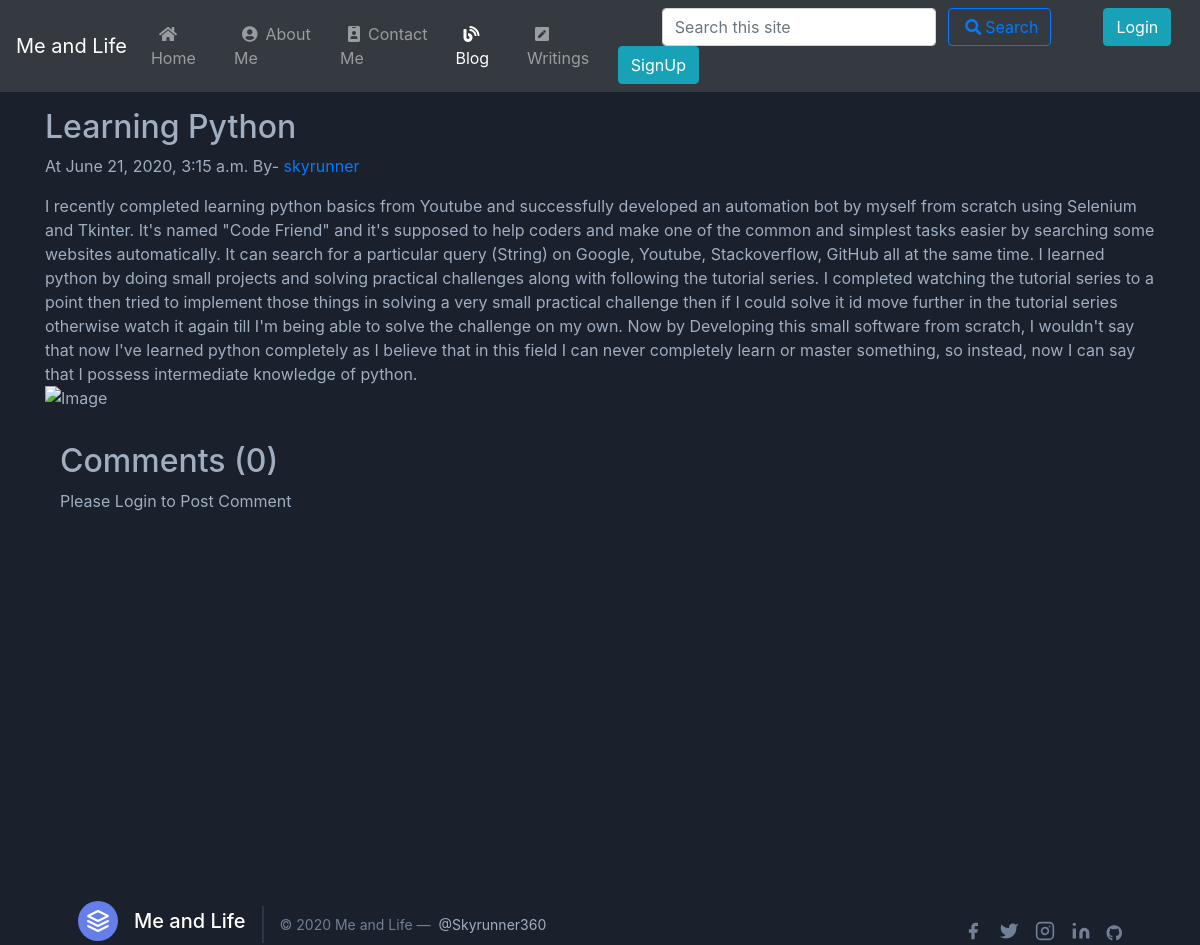
Before: /blog/learning-python with the older database file.
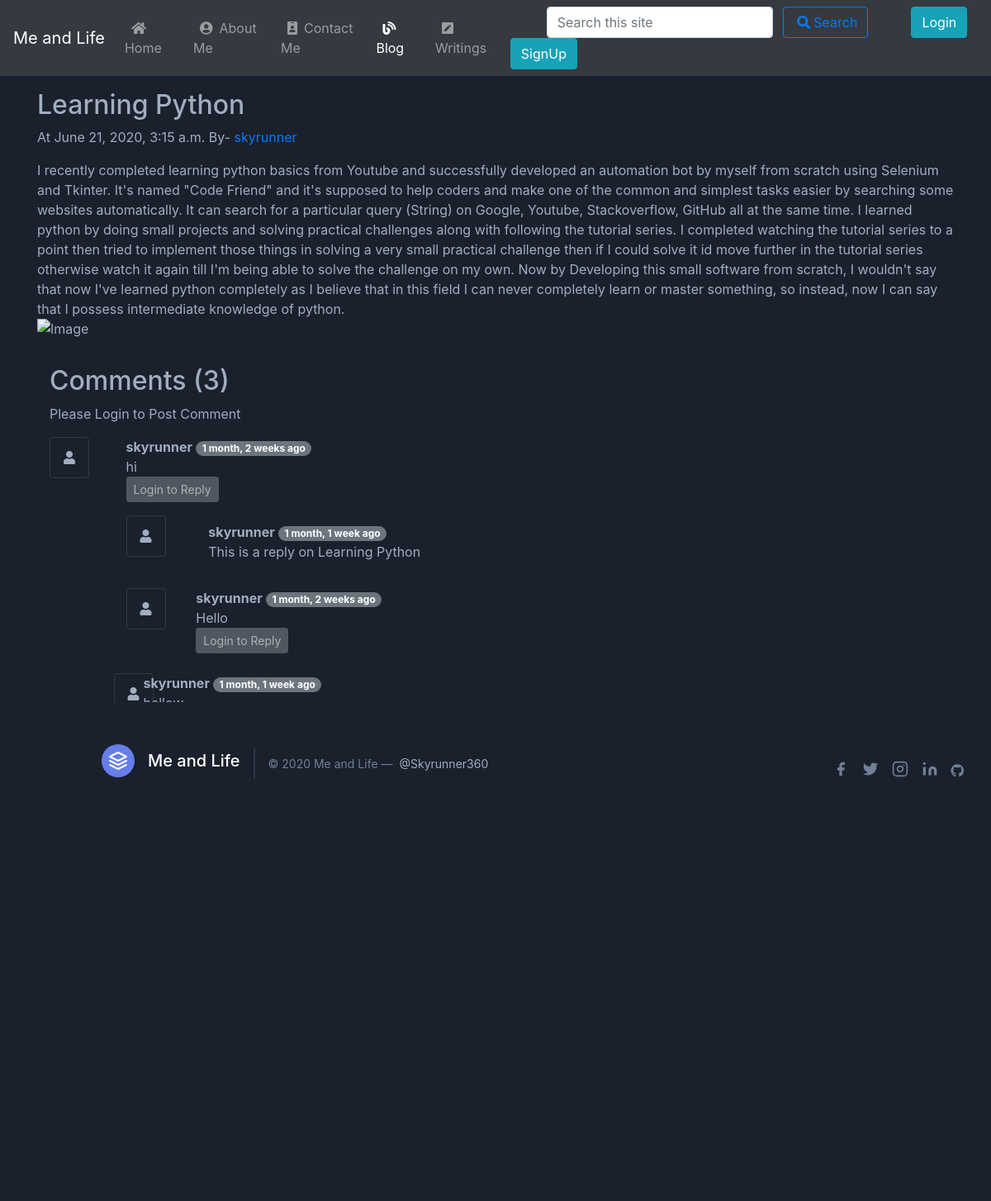
After: the same page with the newer database file.
### blog/models.py (models this page shows, shortened)
class BlogComment(models.Model):
    sno = models.AutoField(primary_key = True)
    comment = models.TextField()
    user = models.ForeignKey(User, on_delete=models.CASCADE)
    post = models.ForeignKey(Post, on_delete=models.CASCADE,null=True)
    tech = models.ForeignKey(Tech, on_delete=models.CASCADE,null=True)
    parent = models.ForeignKey('self', on_delete=models.CASCADE, null=True)
    timestamp = models.DateTimeField(default=now)

### blog/views.py (the view)
# urls.py: path('<str:slug>', views.blogPost, name="blogPost"),
def blogPost(request,slug):
    post = Post.objects.filter(slug=slug).first()
    tech = Tech.objects.filter(slug=slug).first()
    if post is None:
        tech.views = tech.views+1
        tech.save()
    else:
        post.views = post.views+1
        post.save()
    pcomments = BlogComment.objects.filter(post=post,parent=None)
    preplies = BlogComment.objects.filter(post=post).exclude(parent=None)
    preplyDict = {}
    for reply in preplies:
        if reply.parent.sno not in preplyDict.keys():
            preplyDict[reply.parent.sno] = [reply]
        else:
            preplyDict[reply.parent.sno].append(reply)
    tcomments = BlogComment.objects.filter(tech=tech,parent=None)
    treplies = BlogComment.objects.filter(tech=tech).exclude(parent=None)
    treplyDict = {}
    for reply in treplies:
        if reply.parent.sno not in treplyDict.keys():
            treplyDict[reply.parent.sno] = [reply]
        else:
            treplyDict[reply.parent.sno].append(reply)
    context = {'post': post,'tech': tech,'pcomments':pcomments,'tcomments':tcomments,'preplyDict':preplyDict,'treplyDict':treplyDict}
    return render(request,'blog/blogPost.html',context)

### writings/templatetags/extras.py (called while the page is built)
@register.filter(name='get_val')
def get_val(dict,key):
    return dict.get(key)

### templates/blog/blogPost.html (shortened to what the changed rows need)
{% extends 'base.html' %}
{% block body %}
{% load humanize %}
{% load extras %}
{% if post %}
<div class="text-gray-500 bg-gray-900 body-font pad">
<div class="blog-post container py-3">
<h2 class="blog-post-title" data-aos="fade-up"  data-aos-duration="3000">{{post.title}}</h2>
<p class="blog-post-meta">At {{post.timeStamp}} By- <a href="/about">{{post.author}}</a></p>
<div class="text-gray-500" data-aos="fade-down"  data-aos-duration="3000">{{post.content|wordwrap:100|safe}}</div>
 <div class="flex flex-wrap md:-m-2 -m-1">
      <div class="flex flex-wrap w-1/2">
        {% if post.img %}
        <div class="md:p-2 p-1 w-1/2">
          <img alt="gallery" data-aos="flip-left"  data-aos-duration="3000" class="w-full object-cover h-full object-center block" src="{{post.img.url}}">
        </div>{% endif %}
        {% if post.img2 %}
        <div class="md:p-2 p-1 w-1/2">
          <img alt="gallery" data-aos="flip-right"  data-aos-duration="3000" class="w-full object-cover h-full object-center block" src="{{post.img2.url}}">
        </div>{% endif %}
        {% if post.img3 %}
        <div class="md:p-2 p-1 w-full">
          <img alt="gallery" data-aos="flip-left"  data-aos-duration="3000" class="w-afull h-afull object-cover object-center block" src="{{post.img3.url}}">
        </div>{% endif %}
      </div>
      {% if post.img4 %}
      <div class="flex flex-wrap w-1/2">
        <div class="md:p-2 p-1 w-full">
          <img alt="gallery" data-aos="flip-right"  data-aos-duration="3000" class="w-full h-full object-cover object-center block" src="{{post.img4.url}}">
        </div>{% endif %}
        {% if post.img5 %}
        <div class="md:p-2 p-1 w-1/2">
          <img alt="gallery" data-aos="flip-left"  data-aos-duration="3000" class="w-full object-cover h-full object-center block" src="{{post.img5.url}}">
        </div>{% endif %}
        {% if post.img6 %}
        <div class="md:p-2 p-1 w-1/2">
          <img alt="gallery" data-aos="flip-right"  data-aos-duration="3000" class="w-full object-cover h-full object-center block" src="{{post.img6.url}}">
        </div>{% endif %}
      </div>
    </div>
    <div class="container">
    <div class="fb-like my-2 text-gray-500 bg-gray-900 body-font" data-href="http://skyrunner360.pythonanywhere.com" data-width="" data-layout="standard" data-action="like" data-size="small" data-share="true"></div><br>
    <h2>Comments ({{pcomments.count}})</h2>
    {% if user.is_authenticated %}
    <form action="/blog/postComment" method="post">{% csrf_token %}
  <div class="form-group">
    <label for="exampleInputEmail1">Post Comment</label>
    <input type="text" class="form-control" name="comment" placeholder ="Add a Comment">
  </div>
  <div class="form-group form-check">
    <input type="hidden" name="postSno" value="{{post.sno}}">
    <input type="hidden" name="parentSno" value="">
  </div>
  <button type="submit" class="btn btn-secondary" value="submit">Comment</button>
</form>
    {% else %}
    <p>Please Login to Post Comment</p>
    {% endif %}
{% for comment in pcomments %}
    <div class="row my-3">
    <div class="col-md-1"> <i class="fas fa-user rounded border border-dark p-3"></i></div>
    <div class="col-md-11">
    <b>{{comment.user.username}}</b> <span class="badge badge-pill badge-secondary">{{comment.timestamp|naturaltime}}</span>
    <div>{{comment.comment}}</div>
    {% comment %} Reply Section {% endcomment %}
    <div class="reply mx-0">
    {% if user.is_authenticated %}
  <button class="btn btn-sm btn-secondary" type="button" data-toggle="collapse" data-target="#replybox{{comment.sno}}" aria-expanded="false" aria-controls="replybox{{comment.sno}}">
    Reply
  </button>
<div class="collapse" id="replybox{{comment.sno}}">
  <div class="card card-body my-2 bg-secondary">
    <form action="/blog/postComment" method="post">{% csrf_token %}
  <div class="form-group">
    <label for="comment">Post A Reply</label>
    <input type="text" class="form-control" name="comment" placeholder ="Add a reply...">
    <input type="hidden" name="parentSno" value="{{comment.sno}}">
  </div>
  <div class="form-group form-check">
    <input type="hidden" name="postSno" value="{{post.sno}}">
  </div>
  <button type="submit" class="btn btn-sm btn-primary" value="submit">Reply</button>
</form>
  </div>
    </div>
    {% else %}
<button class="btn btn-sm btn-secondary disabled" type="button" data-toggle="collapse" data-target="#replybox{{comment.sno}}" aria-expanded="false" aria-controls="replybox{{comment.sno}}">
   Login to Reply
  </button>
    {% endif %}
    <div class="replies my-2">
{% for reply in preplyDict|get_val:comment.sno %}
<div class="row my-2">
<div class="col-md-1">
<i class="fas fa-user rounded border border-dark p-3 my-2"></i>
</div>
<div class="col-md-11 my-3">
<div class="col-md-11">
    <b>{{reply.user.username}}</b> <span class="badge badge-pill badge-secondary">{{reply.timestamp|naturaltime}}</span>
    <div>{{reply.comment}}</div>
</div>
</div>
{% endfor %}
</div>
    </div>
    </div>
{% endfor %}
</div>
</div>
{% else %}
<div class="text-gray-500 bg-gray-900 body-font pad">
<div class="blog-post container py-3">
<h2 class="blog-post-title" data-aos="fade-up"  data-aos-duration="3000">{{tech.title}}</h2>
<p class="blog-post-meta">At {{tech.timeStamp}} By- <a href="/about">{{tech.author}}</a></p>
<div class="text-gray-500" data-aos="fade-down"  data-aos-duration="3000">{{tech.content|wordwrap:100|safe}}</div>
{% if tech.img %}
<img data-aos="flip-left"  data-aos-duration="3000" src="{{tech.img.url}}" alt="Image">
{% else %}
<img data-aos="flip-left"  data-aos-duration="3000" src="https://source.unsplash.com/720x600/?computer,programming" alt="Image">
{% endif %}
<div class="container">
    <div class="fb-like my-2 text-gray-500 bg-gray-900 body-font" data-href="http://skyrunner360.pythonanywhere.com" data-width="" data-layout="standard" data-action="like" data-size="small" data-share="true"></div><br>
    <h2>Comments ({{tcomments.count}})</h2>
    {% if user.is_authenticated %}
    <form action="/blog/postComment" method="post">{% csrf_token %}
  <div class="form-group">
    <label for="exampleInputEmail1">Post Comment</label>
    <input type="text" class="form-control" name="comment" placeholder ="Add a Comment">
  </div>
  <div class="form-group form-check">
    <input type="hidden" name="techSno" value="{{tech.sno}}">
    <input type="hidden" name="parentSno" value="">
  </div>
  <button type="submit" class="btn btn-secondary" value="submit">Comment</button>
</form>
    {% else %}
    <p>Please Login to Post Comment</p>
    {% endif %}
{% for comment in tcomments %}
    <div class="row my-3">
    <div class="col-md-1"> <i class="fas fa-user rounded border border-dark p-3"></i></div>
    <div class="col-md-11">
    <b>{{comment.user.username}}</b> <span class="badge badge-pill badge-secondary">{{comment.timestamp | naturaltime}}</span>
    <div>{{comment.comment}}</div>
    <div class="reply mx-0">
    {% if user.is_authenticated %}
  <button class="btn btn-sm btn-secondary" type="button" data-toggle="collapse" data-target="#replybox{{comment.sno}}" aria-expanded="false" aria-controls="replybox{{comment.sno}}">
    Reply
  </button>
<div class="collapse" id="replybox{{comment.sno}}">
  <div class="card card-body my-2 bg-secondary">
    <form action="/blog/postComment" method="post">{% csrf_token %}
  <div class="form-group">
    <label for="comment">Post A Reply</label>
    <input type="text" class="form-control" name="comment" placeholder ="Add a reply...">
    <input type="hidden" name="parentSno" value="{{comment.sno}}">
  </div>
  <div class="form-group form-check">
    <input type="hidden" name="techSno" value="{{tech.sno}}">
  </div>
  <button type="submit" class="btn btn-sm btn-primary" value="submit">Reply</button>
</form>
  </div>
    </div>
    {% else %}
<button class="btn btn-sm btn-secondary disabled" type="button" data-toggle="collapse" data-target="#replybox{{comment.sno}}" aria-expanded="false" aria-controls="replybox{{comment.sno}}">
   Login to Reply
  </button>
    {% endif %}
    <div class="replies my-2">
{% for reply in treplyDict|get_val:comment.sno %}
<div class="row my-2">
<div class="col-md-1">
<i class="fas fa-user rounded border border-dark p-3 my-2"></i>
</div>
<div class="col-md-11 my-3">
<div class="col-md-11">
    <b>{{reply.user.username}}</b> <span class="badge badge-pill badge-secondary">{{reply.timestamp|naturaltime}}</span>
    <div>{{reply.comment}}</div>
</div>
</div>
{% endfor %}
</div>
    </div>
    </div>
{% endfor %}
</div>
</div>
</div>
{% endif %}
{% endblock body %}

Changed rows visible on the page:
added BlogComment: user.username "skyrunner", timestamp "1 month, 2 weeks ago", comment "hi", shown under "Comments (3)"
added BlogComment: user.username "skyrunner", timestamp "1 month, 1 week ago", comment "This is a reply on Learning Python"
added BlogComment: user.username "skyrunner", timestamp "1 month, 2 weeks ago", comment "Hello", shown under "Comments (3)"
added BlogComment: user.username "skyrunner", timestamp "1 month, 1 week ago", shown under "Comments (3)"
Other visible differences:
{{ tcomments.count }}: "0" → "3"
